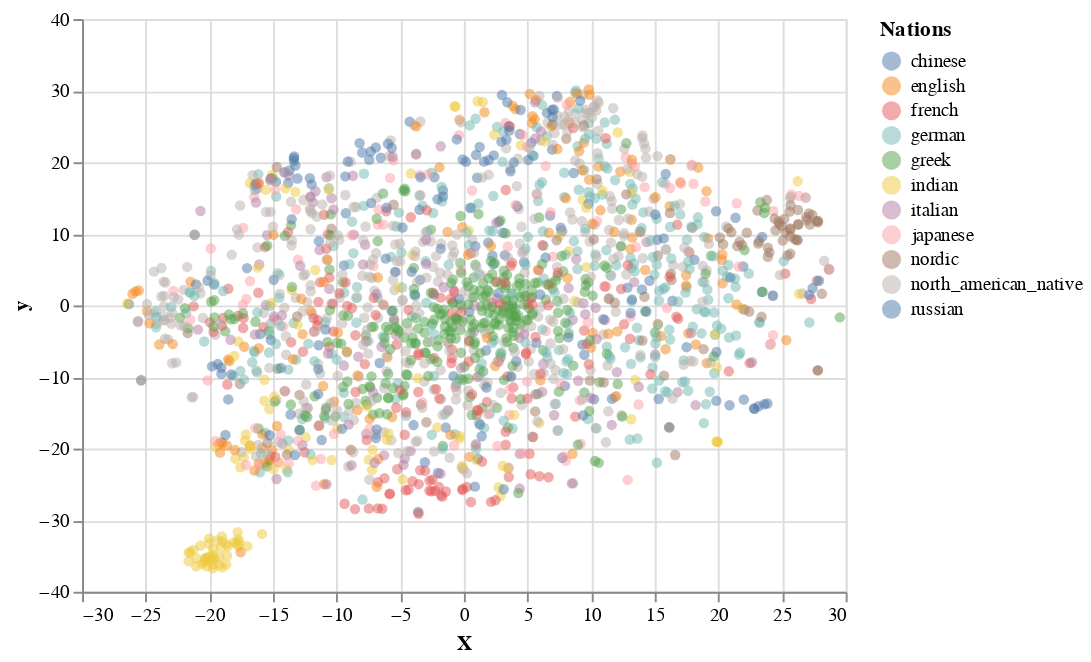

Notebook code cell kept with this figure:
### Code cell
# doc_corpus_10nations = [models.doc2vec.TaggedDocument(words=l,tags=[str(i)]) for i,l in enumerate(stories_10nations.lemmas)]
# doc_model_10nations = models.doc2vec.Doc2Vec(doc_corpus_10nations, min_count=200, window=10, workers=8)
# doc_model_10nations.save('doc2vec_10nations.model')
doc_model_10nations = models.doc2vec.Doc2Vec.load(save_progress+'doc2vec_10nations.model')
tsne_10nations = utils.doc2vec_tsne(doc_model_10nations, stories_10nations['nation'])
utils.interactive_scatter(tsne_10nations)

### Figure 1 — Vega-Lite specification as saved in the notebook (floating-point values rounded to 4 significant figures; data arrays with more than 128 entries replaced by an {"elided": "..."} marker saying what was removed)
{"config": {"view": {"continuousWidth": 400, "continuousHeight": 300}}, "data": {"name": "data-d3749936c35575a65f7d99adb71dc821"}, "mark": {"type": "point", "filled": true, "opacity": 0.5}, "encoding": {"color": {"field": "Nations", "type": "nominal"}, "tooltip": [{"field": "Nations", "type": "nominal"}], "x": {"field": "X", "scale": {"zero": false}, "type": "quantitative"}, "y": {"field": "y", "scale": {"zero": false}, "type": "quantitative"}}, "$schema": "https://vega.github.io/schema/vega-lite/v4.17.0.json", "datasets": {"data-d3749936c35575a65f7d99adb71dc821": {"elided": "1828 records"}}}
